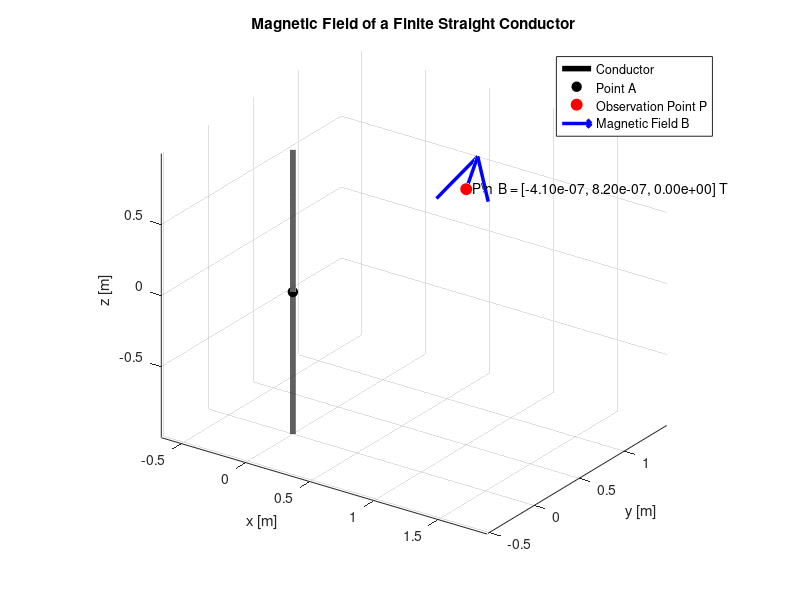

MATLAB code for this plot:
%% Magnetic field of a finite straight conductor
% The conductor is a free-standing straight wire of length l carrying
% current I. Its center is located at A = [Ax, Ay, Az] and it is
% oriented parallel to the z-axis.
%
% The magnetic field at point P = [Px, Py, Pz] is calculated using
% the Biot-Savart law:
%
%       dB = (mu0 / 4*pi) * I * (dl x R) / |R|^3
%
% where:
%       dl = differential current-element vector
%       R  = vector from the current element to P
%
% The integral is evaluated numerically using the trapezoidal rule.

clear;
clc;
close all;

%% -------------------- Input parameters -----------------------------

% Physical constants
mu0 = 4*pi*1e-7;       % Permeability of free space [H/m]

% Conductor parameters
I  = 10;               % Current [A]
l  = 2;                % Conductor length [m]

% Point A: center of the conductor
Ax = 0;
Ay = 0;
Az = 0;

A = [Ax, Ay, Az];

% Observation point P
Px = 1.0;
Py = 0.5;
Pz = 0.8;

P = [Px, Py, Pz];

%% -------------------- Discretize conductor -------------------------

% Number of segments used for numerical integration
N = 10000;

% z-coordinate of current elements
z = linspace(Az - l/2, Az + l/2, N);

% Differential element length
dz = z(2) - z(1);

% Coordinates of current elements
xWire = Ax * ones(size(z));
yWire = Ay * ones(size(z));

%% -------------------- Biot-Savart calculation ----------------------

% Vector R from every current element to observation point P
Rx = Px - xWire;
Ry = Py - yWire;
Rz = Pz - z;

% Magnitude of R
Rmag = sqrt(Rx.^2 + Ry.^2 + Rz.^2);

% Current element vector:
% dl = [0, 0, dz], since the wire is parallel to the z-axis.
%
% Cross product:
%       dl x R = [-dz*Ry, dz*Rx, 0]

dBx = (mu0/(4*pi)) * I .* (-Ry) ./ Rmag.^3;
dBy = (mu0/(4*pi)) * I .* ( Rx) ./ Rmag.^3;
dBz = zeros(size(z));

% Numerically integrate the contributions along the wire
Bx = trapz(z, dBx);
By = trapz(z, dBy);
Bz = trapz(z, dBz);

% Magnetic-field vector
B = [Bx, By, Bz];

%% -------------------- Display result -------------------------------

fprintf('Magnetic field at P = [%.3f, %.3f, %.3f] m:\n', ...
        Px, Py, Pz);

fprintf('Bx = %.6e T\n', Bx);
fprintf('By = %.6e T\n', By);
fprintf('Bz = %.6e T\n', Bz);

fprintf('|B| = %.6e T\n', norm(B));

%% -------------------- 3D visualization -----------------------------

figure('Color','w');
hold on;
grid on;
axis equal;

% Plot the conductor
plot3(xWire, yWire, z, 'k-', 'LineWidth', 4);

% Mark point A (center of conductor)
plot3(Ax, Ay, Az, 'ko', ...
    'MarkerFaceColor','k', ...
    'MarkerSize',7);

% Mark observation point P
plot3(Px, Py, Pz, 'ro', ...
    'MarkerFaceColor','r', ...
    'MarkerSize',8);

% Scale the B vector for visualization.
% This scale factor is only for display and does not change the
% calculated magnetic-field value.
BplotScale = 0.5 / norm(B);

% Plot magnetic-field vector using quiver3
quiver3(Px, Py, Pz, ...
        BplotScale*Bx, ...
        BplotScale*By, ...
        BplotScale*Bz, ...
        0, ...                  % Do not automatically rescale vector
        'b', ...
        'LineWidth',2.5, ...
        'MaxHeadSize',0.8);

% Labels
xlabel('x [m]');
ylabel('y [m]');
zlabel('z [m]');

title('Magnetic Field of a Finite Straight Conductor');

legend('Conductor', 'Point A', 'Observation Point P', ...
       'Magnetic Field B', ...
       'Location','best');

% Display the magnetic-field components near P
text(Px, Py, Pz, sprintf('  P\\n  B = [%.2e, %.2e, %.2e] T', ...
     Bx, By, Bz), ...
     'FontSize',10);

view(35,25);
hold off;
